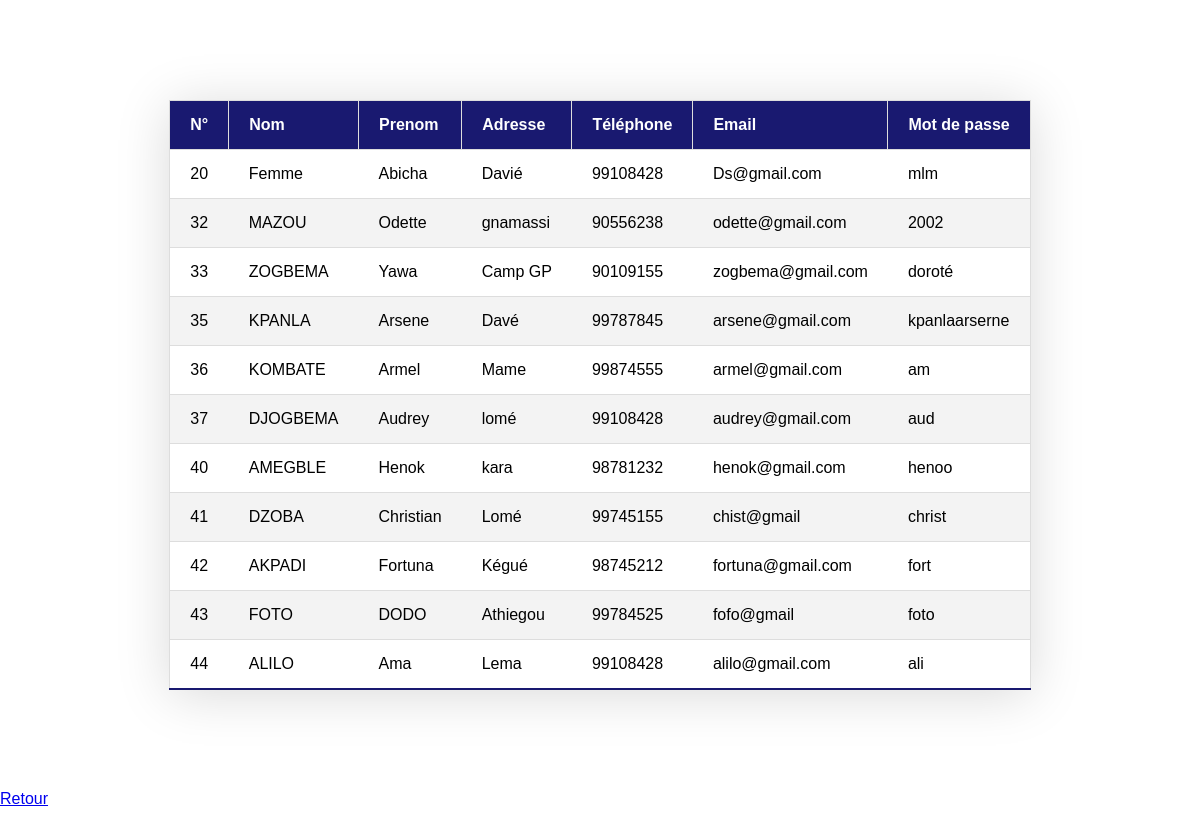
Page /liste_cli.php on the committed database.
### tables this page shows
CREATE TABLE `client` (
  `id_cl` int(5) NOT NULL,
  `nom_cli` varchar(35) NOT NULL,
  `prenom_cli` varchar(50) NOT NULL,
  `adresse` varchar(50) NOT NULL,
  `telephone` int(15) NOT NULL,
  `email` varchar(20) NOT NULL,
  `pass` varchar(35) NOT NULL
);

### liste_cli.php (the view, shortened to what this page needs)
<!DOCTYPE html>
<html lang="en">
<head>
    <link rel="stylesheet" href="css/liste_cli.css">
</head>
<body>
<?php
    try {
        $pdo = new PDO("mysql:host=localhost;dbname=products", "root", "");
        $pdo->setAttribute(PDO::ATTR_ERRMODE, PDO::ERRMODE_EXCEPTION);
    } catch (PDOException $e) {
        echo "Erreur de connexion à la base de données : " . $e->getMessage();
    }
    $ins = $pdo->prepare("SELECT * FROM client ORDER BY id_cl");
    $ins->execute();
    $tab = $ins->fetchAll(PDO::FETCH_ASSOC);
?>
<table class="tableau-style">
    <thead>
        <tr>
            <th>N°</th>
            <th>Nom</th>
            <th>Prenom</th>
            <th>Adresse</th>
            <th>Téléphone</th>
            <th>Email</th>
            <th>Mot de passe</th>
        </tr>
    </thead>
    <tbody>
        <?php foreach ($tab as $row): ?>
            <tr>
                <td><?= $row["id_cl"] ?></td>
                <td><?= $row["nom_cli"] ?></td>
                <td><?= $row["prenom_cli"] ?></td>
                <td><?= $row["adresse"] ?></td>
                <td><?= $row["telephone"] ?></td>
                <td><?= $row["email"] ?></td>
                <td><?= $row["pass"] ?></td>
            </tr>
        <?php endforeach; ?>
    </tbody>
</table>
<a href="acceuil.html">Retour</a>
</body>
</html>

### css/liste_cli.css (style rules this page uses)
body { height: 100vh; font-family: Arial, Helvetica, sans-serif; }
.tableau-style { border-collapse: collapse; min-width: 400px; width: auto; box-shadow: 0 5px 50px rgba(0, 0, 0, 0.15); cursor: pointer; margin: 100px auto; border: 1px solid midnightblue; }
thead tr { background-color: midnightblue; color: #fff; text-align: left; }
th, td { padding: 15px 20px; }
tbody tr, th { border: 1px solid #ddd; }
tbody tr:nth-child(even) { background-color: #f3f3f3; }
tbody tr:last-of-type { border-bottom: 2px solid midnightblue; }

### rows in the picture
client: id_cl "20", nom_cli "Femme", prenom_cli "Abicha", adresse "Davié", telephone "99108428", email "Ds@gmail.com", pass "mlm"
client: id_cl "32", nom_cli "MAZOU", prenom_cli "Odette", adresse "gnamassi", telephone "90556238", email "odette@gmail.com", pass "2002"
client: id_cl "33", nom_cli "ZOGBEMA", prenom_cli "Yawa", adresse "Camp GP", telephone "90109155", email "zogbema@gmail.com", pass "doroté"
client: id_cl "35", nom_cli "KPANLA", prenom_cli "Arsene", adresse "Davé", telephone "99787845", email "arsene@gmail.com", pass "kpanlaarserne"
client: id_cl "36", nom_cli "KOMBATE", prenom_cli "Armel", adresse "Mame", telephone "99874555", email "armel@gmail.com", pass "am"
client: id_cl "37", nom_cli "DJOGBEMA", prenom_cli "Audrey", adresse "lomé", telephone "99108428", email "audrey@gmail.com", pass "aud"
client: id_cl "40", nom_cli "AMEGBLE", prenom_cli "Henok", adresse "kara", telephone "98781232", email "henok@gmail.com", pass "henoo"
client: id_cl "41", nom_cli "DZOBA", prenom_cli "Christian", adresse "Lomé", telephone "99745155", email "chist@gmail", pass "christ"
client: id_cl "42", nom_cli "AKPADI", prenom_cli "Fortuna", adresse "Kégué", telephone "98745212", email "fortuna@gmail.com", pass "fort"
client: id_cl "43", nom_cli "FOTO", prenom_cli "DODO", adresse "Athiegou", telephone "99784525", email "fofo@gmail", pass "foto"
client: id_cl "44", nom_cli "ALILO", prenom_cli "Ama", adresse "Lema", telephone "99108428", email "alilo@gmail.com", pass "ali"
